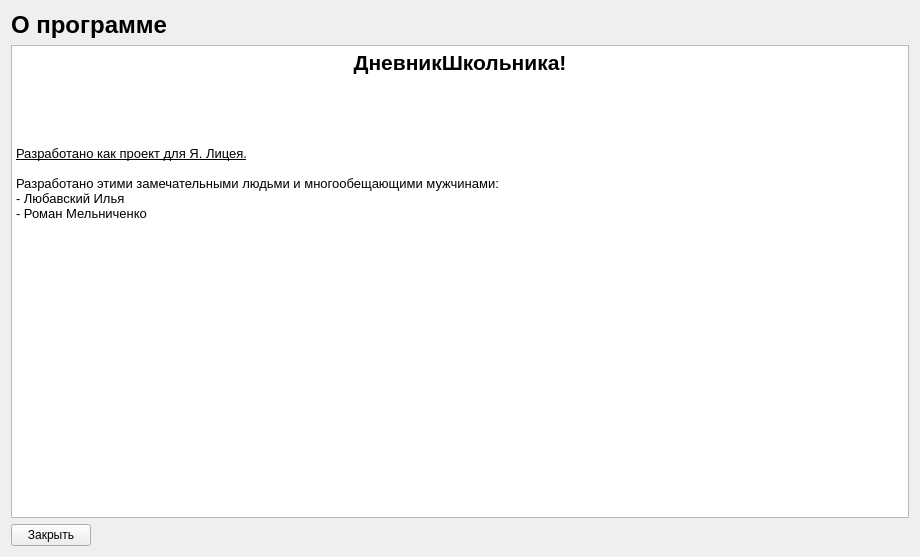
<?xml version="1.0" encoding="UTF-8"?>
<ui version="4.0">
 <class>About</class>
 <widget class="QWidget" name="About">
  <property name="windowModality">
   <enum>Qt::WindowModality::NonModal</enum>
  </property>
  <property name="geometry">
   <rect>
    <x>0</x>
    <y>0</y>
    <width>920</width>
    <height>557</height>
   </rect>
  </property>
  <property name="windowTitle">
   <string>О программе</string>
  </property>
  <property name="whatsThis">
   <string/>
  </property>
  <layout class="QGridLayout" name="gridLayout">
   <item row="0" column="0">
    <widget class="QLabel" name="label">
     <property name="font">
      <font>
       <pointsize>18</pointsize>
       <bold>true</bold>
      </font>
     </property>
     <property name="text">
      <string>О программе</string>
     </property>
    </widget>
   </item>
   <item row="1" column="0">
    <widget class="QTextBrowser" name="textBrowser">
     <property name="html">
      <string>&lt;!DOCTYPE HTML PUBLIC &quot;-//W3C//DTD HTML 4.0//EN&quot; &quot;http://www.w3.org/TR/REC-html40/strict.dtd&quot;&gt;
&lt;html&gt;&lt;head&gt;&lt;meta name=&quot;qrichtext&quot; content=&quot;1&quot; /&gt;&lt;meta charset=&quot;utf-8&quot; /&gt;&lt;style type=&quot;text/css&quot;&gt;
p, li { white-space: pre-wrap; }
hr { height: 1px; border-width: 0; }
li.unchecked::marker { content: &quot;\2610&quot;; }
li.checked::marker { content: &quot;\2612&quot;; }
&lt;/style&gt;&lt;/head&gt;&lt;body style=&quot; font-family:'Noto Sans'; font-size:10pt; font-weight:400; font-style:normal;&quot;&gt;
&lt;p align=&quot;center&quot; style=&quot; margin-top:0px; margin-bottom:0px; margin-left:0px; margin-right:0px; -qt-block-indent:0; text-indent:0px;&quot;&gt;&lt;span style=&quot; font-size:16pt; font-weight:700;&quot;&gt;ДневникШкольника!&lt;/span&gt;&lt;/p&gt;
&lt;p align=&quot;center&quot; style=&quot;-qt-paragraph-type:empty; margin-top:0px; margin-bottom:0px; margin-left:0px; margin-right:0px; -qt-block-indent:0; text-indent:0px; font-weight:700;&quot;&gt;&lt;br /&gt;&lt;/p&gt;
&lt;p style=&quot; margin-top:0px; margin-bottom:0px; margin-left:0px; margin-right:0px; -qt-block-indent:0; text-indent:0px;&quot;&gt;&lt;span style=&quot; font-family:'Roboto','-apple-system','BlinkMacSystemFont','Apple Color Emoji','Segoe UI','Oxygen','Ubuntu','Cantarell','Fira Sans','Droid Sans','Helvetica Neue','sans-serif'; font-size:16px; color:#ffffff;&quot;&gt;Специализированное приложение для ведения школьного дневника: календарь и заметки с функцией записи домашнего задания.&lt;/span&gt;&lt;/p&gt;
&lt;p style=&quot;-qt-paragraph-type:empty; margin-top:0px; margin-bottom:0px; margin-left:0px; margin-right:0px; -qt-block-indent:0; text-indent:0px; font-family:'Roboto','-apple-system','BlinkMacSystemFont','Apple Color Emoji','Segoe UI','Oxygen','Ubuntu','Cantarell','Fira Sans','Droid Sans','Helvetica Neue','sans-serif'; font-size:16px; color:#ffffff;&quot;&gt;&lt;br /&gt;&lt;/p&gt;
&lt;p style=&quot; margin-top:0px; margin-bottom:0px; margin-left:0px; margin-right:0px; -qt-block-indent:0; text-indent:0px;&quot;&gt;&lt;span style=&quot; text-decoration: underline;&quot;&gt;Разработано как проект для Я. Лицея.&lt;/span&gt;&lt;/p&gt;
&lt;p style=&quot;-qt-paragraph-type:empty; margin-top:0px; margin-bottom:0px; margin-left:0px; margin-right:0px; -qt-block-indent:0; text-indent:0px; text-decoration: underline;&quot;&gt;&lt;br /&gt;&lt;/p&gt;
&lt;p style=&quot; margin-top:0px; margin-bottom:0px; margin-left:0px; margin-right:0px; -qt-block-indent:0; text-indent:0px;&quot;&gt;Разработано этими замечательными людьми и многообещающими мужчинами:&lt;/p&gt;
&lt;p style=&quot; margin-top:0px; margin-bottom:0px; margin-left:0px; margin-right:0px; -qt-block-indent:0; text-indent:0px;&quot;&gt;- Любавский Илья&lt;/p&gt;
&lt;p style=&quot; margin-top:0px; margin-bottom:0px; margin-left:0px; margin-right:0px; -qt-block-indent:0; text-indent:0px;&quot;&gt;- Роман Мельниченко&lt;/p&gt;&lt;/body&gt;&lt;/html&gt;</string>
     </property>
    </widget>
   </item>
   <item row="2" column="0">
    <widget class="QPushButton" name="close_btn">
     <property name="sizePolicy">
      <sizepolicy hsizetype="Fixed" vsizetype="Fixed">
       <horstretch>0</horstretch>
       <verstretch>0</verstretch>
      </sizepolicy>
     </property>
     <property name="text">
      <string>Закрыть</string>
     </property>
    </widget>
   </item>
  </layout>
 </widget>
 <resources/>
 <connections/>
</ui>
